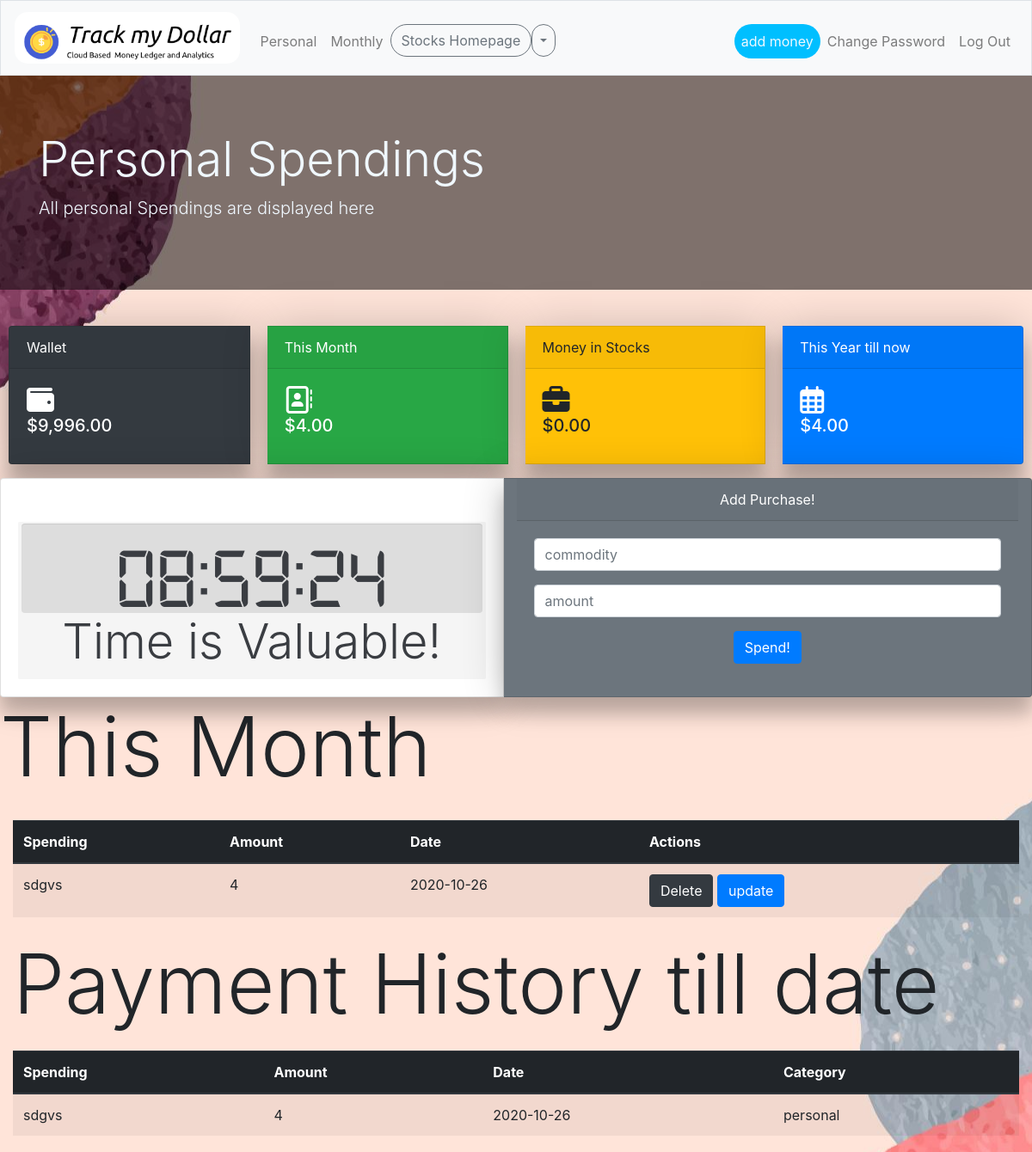
/personal (signed in), run on the app's committed database.
### tables this page shows
CREATE TABLE "personal" (
	"pid"	INTEGER NOT NULL,
	"commodity"	VARCHAR(30),
	"amount"	INTEGER,
	"time"	DATE NOT NULL DEFAULT CURRENT_DATE,
	"user_id"	INTEGER,
	PRIMARY KEY("pid" AUTOINCREMENT)
);

CREATE TABLE "paymenthistory" (
	"user_id"	INTEGER NOT NULL,
	"paymentpurpose"	VARCHAR(30),
	"amount"	INTEGER,
	"datestamp"	date NOT NULL DEFAULT CURRENT_DATE,
	"pay_id"	INTEGER NOT NULL,
	"category"	VARCHAR(30),
	"pid"	INTEGER,
	"eid"	INTEGER,
	PRIMARY KEY("pay_id" AUTOINCREMENT)
);

### app.py (the view, shortened to what this page needs)
@app.route("/personal", methods=["GET", "POST"])
@login_required
def personal():
    if request.method == "POST":
        commodity = request.form.get("commodity")
        amount = request.form.get("amount")
        try:
            amount = int(amount)
        except:
            return apology("enter a proper value")
        if not commodity:
            return apology("Missing  commodity!")
        elif not amount:
            return apology("Missing number of shares!")
        elif int(amount)<= 0:
            return apology("enter a proper value")
        else:
            rows = db.execute("SELECT cash FROM users WHERE id=:id",id=session["user_id"])
            cash = rows[0]["cash"]
            updated_cash = cash - amount
            if updated_cash <0:
                return apology("cant afford")
            category= "personal"
            db.execute("UPDATE users SET cash=:updated_cash WHERE id=:id",updated_cash=updated_cash,id=session["user_id"])
            db.execute("INSERT INTO personal (user_id,amount,commodity) VALUES (:user_id,:amount,:commodity)",user_id=session["user_id"],amount=amount,commodity=commodity)
            temp_pid=db.execute("SELECT pid FROM personal ORDER BY pid DESC LIMIT 1")
            temp_pid=temp_pid[0]["pid"]
            db.execute("INSERT INTO paymenthistory (user_id,amount,paymentpurpose,category,pid) VALUES (:user_id,:amount,:paymentpurpose,:category,:temp_pid)",user_id=session["user_id"],amount=amount,paymentpurpose=commodity,category=category,temp_pid=temp_pid)
            flash("Bought!!")
            return redirect("/personal")
    else:
            today = str(date.today())
            print(" PERSONAL TOODAY: ",today)
            today = today.split('-')
            print("SPLITEED",today)
            today_year = today[0]
            today_month= today[1]
            nottoday_month = int(today_month) - 1
            prows = db.execute("""SELECT pid,commodity,amount,time
            FROM personal
            WHERE user_id = :user_id AND  strftime('%m', time) = :today_month AND strftime('%Y', time) = :today_year
            ORDER BY pid;
            """,user_id=session['user_id'],today_month=str(today_month),today_year=str(today_year))
            pspendings = []
            grand_ptotal =0
            count = 1
            for prow in prows:
                pspendings.append({
                    "pid": prow["pid"],
                    "commodity": prow["commodity"],
                    "amount": prow["amount"],
                    "time": prow["time"],
                })
                try:
                    grand_ptotal = grand_ptotal + prow["amount"]
                except:
                    grand_ptotal = 0
                    break
            sums = db.execute("""SELECT sum(amount)
            FROM personal
            WHERE user_id = :user_id
            """,user_id=session['user_id'])
            total_spending=sums[0]['sum(amount)']
            cash = db.execute("SELECT cash FROM users WHERE id=:user_id",user_id=session["user_id"])
            cash = cash[0]["cash"]
            hprows = db.execute("""SELECT pay_id,paymentpurpose,amount,datestamp,category
            FROM paymenthistory
            WHERE user_id = :user_id AND category="personal"
            ORDER BY pay_id;
            """,user_id=session['user_id'])
            hpspendings = []
            hpgrand_ptotal =0
            for hprow in hprows:
                hpspendings.append({
                    "payid": hprow["pay_id"],
                    "paymentpurpose": hprow["paymentpurpose"],
                    "amount": hprow["amount"],
                    "datestamp": hprow["datestamp"],
                    "category": hprow["category"]
                })
                try:
                    hpgrand_ptotal = hpgrand_ptotal + hprow["amount"]
                except:
                    hpgrand_ptotal = 0
                    break
            srows = db.execute("""SELECT symbol,stock_name, SUM(shares) as totalShares
            FROM history
            WHERE user_id = :user_id
            GROUP BY stock_name
            HAVING totalShares >0;
            """,user_id=session['user_id'])
            holdings = []
            sgrand_stotal = 0
            try:
                stockmoney = int (sgrand_stotal)
            except:
                stockmoney = 0
            return render_template("personal.html",pspendings=pspendings, cash =usd(cash), grand_ptotal=usd(grand_ptotal),hpspendings=hpspendings,hpgrand_total = usd(hpgrand_ptotal),total_spending=usd(total_spending),stockmoney=usd(stockmoney))

### app.py (called while the page is built)
@app.after_request
def after_request(response):
    response.headers["Cache-Control"] = "no-cache, no-store, must-revalidate"
    response.headers["Expires"] = 0
    response.headers["Pragma"] = "no-cache"
    return response

### helpers.py (called while the page is built)
def login_required(f):
    @wraps(f)
    def decorated_function(*args, **kwargs):
        if session.get("user_id") is None:
            return redirect("/login")
        return f(*args, **kwargs)
    return decorated_function

def usd(value):
    try:
        value = int(value)
    except :
        return 0
    return f"${value:,.2f}"

### templates/personal.html (shortened to what this page needs)
{% extends "layout.html" %} {% block title %} Log In {% endblock %} {% block main %}
<div class="jumbotron jumbotron-fluid" style="background: rgba(0,0,0,0.5);color:aliceblue">
    <div class="container">
        <h1 class="display-4">Personal Spendings</h1>
        <p class="lead">All personal Spendings are displayed here</p>
    </div>
</div>
<div class="card-group">
    <div class="card text-white bg-dark mb-3" style="max-width: 18rem; margin: 10px;">
        <div class="card-header">Wallet</div>
        <div class="card-body">
            <i class="fas fa-wallet" style="font-size: xx-large;"></i>
            <span><h5 class="card-title">{{cash}}</h5></span>
        </div>
    </div>
    <div class="card text-white bg-success mb-3" style="max-width: 18rem; margin: 10px;">
        <div class="card-header">This Month</div>
        <div class="card-body">
            <i class="far fa-address-book" style="font-size: xx-large;"></i>
            <span><h5 class="card-title">{{grand_ptotal}}</h5></span>
        </div>
    </div>
    <div class="card  bg-warning mb-3" style="max-width: 18rem; margin: 10px;">
        <div class="card-header">Money in Stocks</div>
        <div class="card-body">
            <i class="fas fa-briefcase" style="font-size: xx-large;"></i>
            <span><h5 class="card-title">{{stockmoney}}</h5></span>
        </div>
    </div>
    <div class="card text-white bg-primary mb-3" style="max-width: 18rem; margin: 10px;">
        <div class="card-header">This Year till now</div>
        <div class="card-body">
            <i class="far fa-calendar-alt" style="font-size: xx-large;"></i>
            <span><h5 class="card-title">{{total_spending}}</h5></span>
        </div>
    </div>
</div>
<div class="card-group">
    <div class="card wrapper" style="max-width: 40rem; ">
        <div class="card-body">
            <div class="clock-wrap container">
                <div class="clock">
                    <div class="clock__time ">
                    </div>
                </div>
                <h4 class="display-4">Time is Valuable!</h1>
            </div>
        </div>
    </div>
    <div class="card text-white bg-secondary text-center container" style="max-width: 80vw">
        <div class="card-header">Add Purchase!</div>
        <div class="card-body container">
            <form action="/personal" method="post">
                <div class="form-group">
                    <input autocomplete="off" autofocus class="form-control" name="commodity" placeholder="commodity" type="text">
                </div>
                <div class="form-group">
                    <input class="form-control" name="amount" placeholder="amount" type="number">
                </div>
                <button class="btn btn-primary" type="pspend">Spend!</button>
            </form>
        </div>
    </div>
</div>
<h1 class="display-1">This Month</h1>
<main class="container-fluid">
    <table class="table table-striped table-hover ">
        <thead class="thead-dark">
            <tr>
                <th scope="col">Spending</th>
                <th scope="col">Amount</th>
                <th scope="col">Date</th>
                <th scope="col">Actions</th>
            </tr>
        </thead>
        <tbody>
            {% for pspending in pspendings: %}
            <tr>
                <td>{{pspending["commodity"]}}</td>
                <td>{{pspending["amount"]}}</td>
                <td>{{pspending["time"]}}</td>
                <td>
                    <a href="/personal/delete/{{pspending['pid']}}" class="btn btn-dark btn-large ">Delete</a>
                    <button type="button" class="btn btn-primary" data-toggle="modal" data-target="#exampleModal" data-whatever="{{pspending['commodity']}}" data-link="/personal/update/{{pspending['pid']}}">update</button>
                </td>
            </tr>
            {% endfor %}
        </tbody>
    </table>
    <h1 class="display-1 " style="border-style: none">Payment History till date</h1>
    <table class="table table-striped table-hover">
        <thead class="thead-dark">
            <tr>
                <th scope="col">Spending</th>
                <th scope="col">Amount</th>
                <th scope="col">Date</th>
                <th scope="col">Category</th>
            </tr>
        </thead>
        <tbody>
            {% for hpspending in hpspendings: %}
            <tr>
                <td>{{hpspending["paymentpurpose"]}}</td>
                <td>{{hpspending["amount"]}}</td>
                <td>{{hpspending["datestamp"]}}</td>
                <td>{{hpspending["category"]}}</td>
            </tr>
            {% endfor %}
        </tbody>
    </table>
</main>
{% endblock %}

### static/styles.css (style rules this page uses)
.card { box-shadow: 0 20px 20px rgba(0, 0, 0, 0.2), 0px 0px 50px rgba(0, 0, 0, 0.2); }
.table { margin-top: 20px; margin-bottom: 20px; }
body { background-image: url("/static/background.jpg"); background-repeat: no-repeat; background-position: center; }
main { overflow-x: auto; }
.clock-wrap { background-color: #F5F5F5; padding: 0.11rem 0.22rem; margin-top: 30px; display: inline-block; box-sizing: border-box; border-radius: 0.11rem; color: #3A3D42; text-align: center; }
.clock { text-align: center; box-shadow: 0px 0.055rem 0.055rem rgba(0, 0, 0, 0.08) inset; background-color: #DDD; border-radius: 4px; padding: 0.1rem 0.2rem; pointer-events: none; -webkit-user-select: none; -moz-user-select: none; user-select: none; }

### data on the page
personal: commodity "sdgvs", amount "4", time "2020-10-26"
paymenthistory: paymentpurpose "sdgvs", amount "4", datestamp "2020-10-26", category "personal"

### other printed values
{{ cash }} "$9,996.00"
{{ grand_ptotal }} "$4.00"
{{ stockmoney }} "$0.00"
{{ total_spending }} "$4.00"
